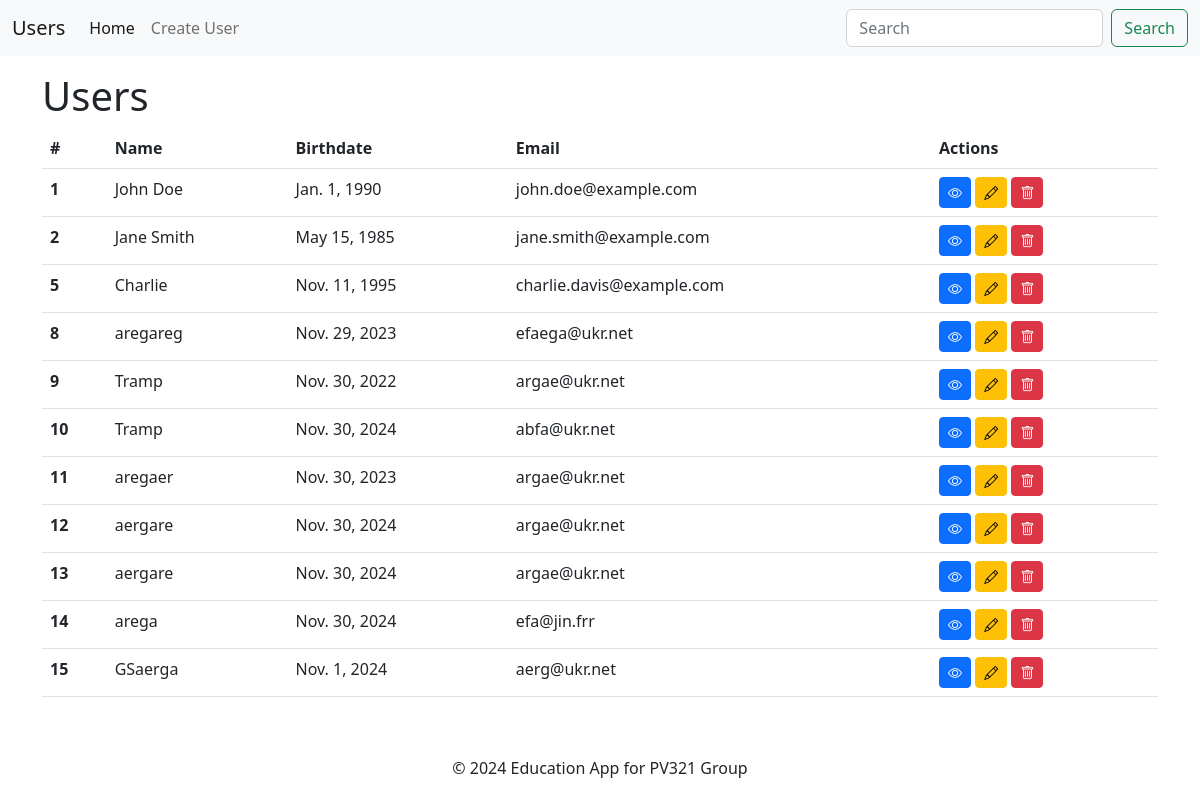
The page /users/home/ on the database as committed earlier.
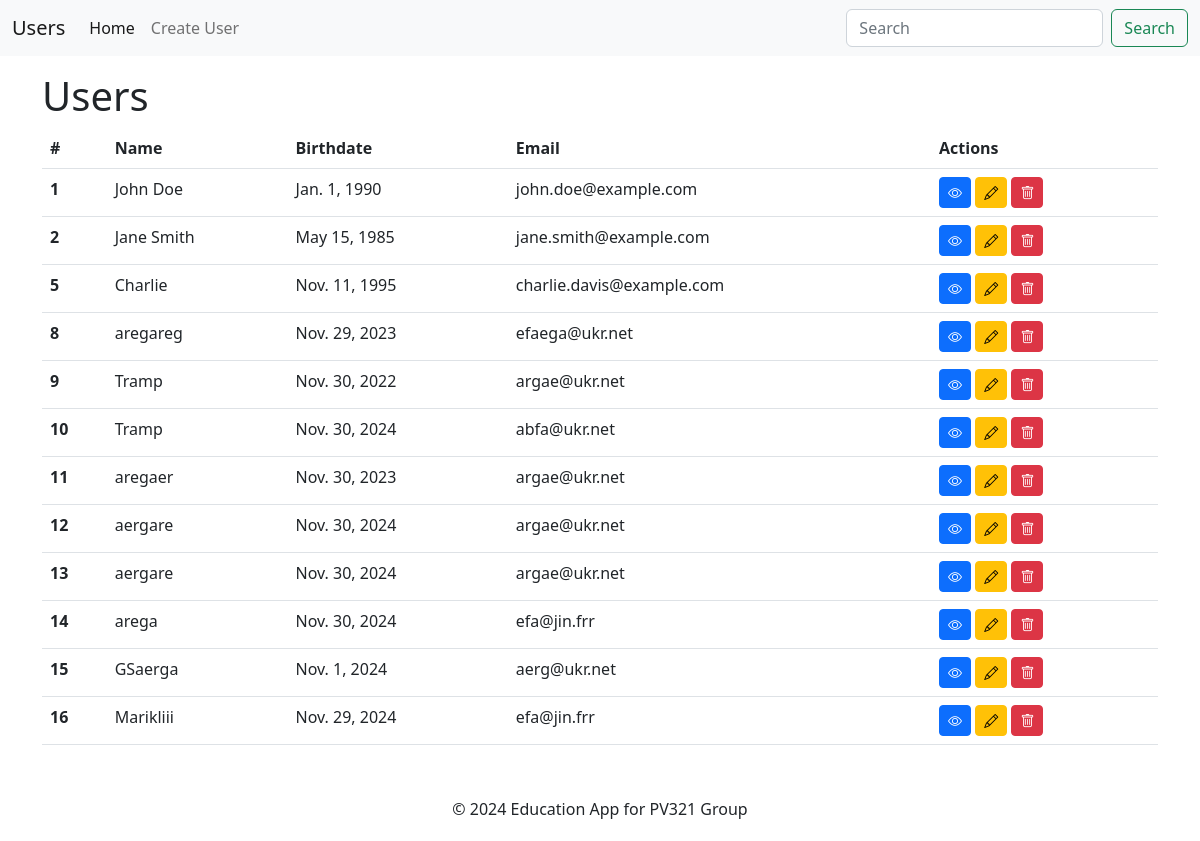
The same page on the database as committed later.
### users/models.py (models this page shows, shortened)
class User(models.Model):
    name = models.CharField(max_length=255)
    email = models.EmailField()
    birthdate = models.DateField()
    username = models.CharField(max_length=255)
    avatar = models.ImageField(upload_to="avatars/", blank=True, null=True)

### users/views.py (the view)
# urls.py: 2. Add a URL to urlpatterns:  path('', views.home, name='home')
def home(request):
    users = User.objects.all()
    return render(request, "index.html", {"users": users})

### users/templates/index.html
{% extends '_layout.html' %}
{% block header %}Users{% endblock %}
{% block content %}
<table class="table">
    <thead>
        <tr>
            <th scope="col">#</th>
            <th scope="col">Name</th>
            <th scope="col">Birthdate</th>
            <th scope="col">Email</th>
            <th scope="col">Actions</th>
        </tr>
    </thead>
    <tbody>
        {% for user in users %}
        <tr>
            <th scope="row">{{user.id}}</th>
            <td>{{user.name}}</td>
            <td>{{user.birthdate}}</td>
            <td>{{user.email}}</td>
            <td>
                <a href="/users/details/{{user.id}}" class="btn btn-primary btn-sm"><i class="bi bi-eye"></i></a>
                <a href="/users/edit/{{user.id}}" class="btn btn-warning btn-sm"><i class="bi bi-pencil"></i></a>
                <a href="/users/delete/{{user.id}}" class="btn btn-danger btn-sm"><i class="bi bi-trash"></i></a>
            </td>
        </tr>
        {% endfor %}
    </tbody>
</table>
{% endblock %}

Rows that differ between the two databases and show on the page:
added User: id "16", name "Marikliii", birthdate "Nov. 29, 2024", email "efa@jin.frr"
